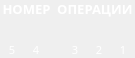
<?xml version="1.0" encoding="UTF-8"?>
<ui version="4.0">
 <class>CommandDecoderWidget</class>
 <widget class="QWidget" name="CommandDecoderWidget">
  <property name="geometry">
   <rect>
    <x>0</x>
    <y>0</y>
    <width>135</width>
    <height>58</height>
   </rect>
  </property>
  <property name="font">
   <font>
    <family>Sans Serif</family>
    <pointsize>8</pointsize>
   </font>
  </property>
  <property name="windowTitle">
   <string>CommandDecoderWidget</string>
  </property>
  <layout class="QVBoxLayout" name="verticalLayout">
   <property name="spacing">
    <number>0</number>
   </property>
   <property name="leftMargin">
    <number>0</number>
   </property>
   <property name="topMargin">
    <number>0</number>
   </property>
   <property name="rightMargin">
    <number>0</number>
   </property>
   <property name="bottomMargin">
    <number>0</number>
   </property>
   <item>
    <widget class="QLabel" name="label_38">
     <property name="palette">
      <palette>
       <active>
        <colorrole role="WindowText">
         <brush brushstyle="SolidPattern">
          <color alpha="255">
           <red>255</red>
           <green>255</green>
           <blue>255</blue>
          </color>
         </brush>
        </colorrole>
        <colorrole role="Text">
         <brush brushstyle="SolidPattern">
          <color alpha="255">
           <red>255</red>
           <green>255</green>
           <blue>255</blue>
          </color>
         </brush>
        </colorrole>
        <colorrole role="ButtonText">
         <brush brushstyle="SolidPattern">
          <color alpha="255">
           <red>255</red>
           <green>255</green>
           <blue>255</blue>
          </color>
         </brush>
        </colorrole>
       </active>
       <inactive>
        <colorrole role="WindowText">
         <brush brushstyle="SolidPattern">
          <color alpha="255">
           <red>255</red>
           <green>255</green>
           <blue>255</blue>
          </color>
         </brush>
        </colorrole>
        <colorrole role="Text">
         <brush brushstyle="SolidPattern">
          <color alpha="255">
           <red>255</red>
           <green>255</green>
           <blue>255</blue>
          </color>
         </brush>
        </colorrole>
        <colorrole role="ButtonText">
         <brush brushstyle="SolidPattern">
          <color alpha="255">
           <red>255</red>
           <green>255</green>
           <blue>255</blue>
          </color>
         </brush>
        </colorrole>
       </inactive>
       <disabled>
        <colorrole role="WindowText">
         <brush brushstyle="SolidPattern">
          <color alpha="255">
           <red>106</red>
           <green>104</green>
           <blue>100</blue>
          </color>
         </brush>
        </colorrole>
        <colorrole role="Text">
         <brush brushstyle="SolidPattern">
          <color alpha="255">
           <red>106</red>
           <green>104</green>
           <blue>100</blue>
          </color>
         </brush>
        </colorrole>
        <colorrole role="ButtonText">
         <brush brushstyle="SolidPattern">
          <color alpha="255">
           <red>106</red>
           <green>104</green>
           <blue>100</blue>
          </color>
         </brush>
        </colorrole>
       </disabled>
      </palette>
     </property>
     <property name="font">
      <font>
       <family>Sans Serif</family>
       <pointsize>10</pointsize>
       <weight>75</weight>
       <bold>true</bold>
      </font>
     </property>
     <property name="text">
      <string>НОМЕР  ОПЕРАЦИИ</string>
     </property>
     <property name="alignment">
      <set>Qt::AlignCenter</set>
     </property>
    </widget>
   </item>
   <item>
    <layout class="QGridLayout" name="gridLayout">
     <property name="spacing">
      <number>0</number>
     </property>
     <item row="1" column="5">
      <widget class="QLabel" name="label_39">
       <property name="palette">
        <palette>
         <active>
          <colorrole role="WindowText">
           <brush brushstyle="SolidPattern">
            <color alpha="255">
             <red>255</red>
             <green>255</green>
             <blue>255</blue>
            </color>
           </brush>
          </colorrole>
          <colorrole role="Text">
           <brush brushstyle="SolidPattern">
            <color alpha="255">
             <red>255</red>
             <green>255</green>
             <blue>255</blue>
            </color>
           </brush>
          </colorrole>
          <colorrole role="ButtonText">
           <brush brushstyle="SolidPattern">
            <color alpha="255">
             <red>255</red>
             <green>255</green>
             <blue>255</blue>
            </color>
           </brush>
          </colorrole>
         </active>
         <inactive>
          <colorrole role="WindowText">
           <brush brushstyle="SolidPattern">
            <color alpha="255">
             <red>255</red>
             <green>255</green>
             <blue>255</blue>
            </color>
           </brush>
          </colorrole>
          <colorrole role="Text">
           <brush brushstyle="SolidPattern">
            <color alpha="255">
             <red>255</red>
             <green>255</green>
             <blue>255</blue>
            </color>
           </brush>
          </colorrole>
          <colorrole role="ButtonText">
           <brush brushstyle="SolidPattern">
            <color alpha="255">
             <red>255</red>
             <green>255</green>
             <blue>255</blue>
            </color>
           </brush>
          </colorrole>
         </inactive>
         <disabled>
          <colorrole role="WindowText">
           <brush brushstyle="SolidPattern">
            <color alpha="255">
             <red>106</red>
             <green>104</green>
             <blue>100</blue>
            </color>
           </brush>
          </colorrole>
          <colorrole role="Text">
           <brush brushstyle="SolidPattern">
            <color alpha="255">
             <red>106</red>
             <green>104</green>
             <blue>100</blue>
            </color>
           </brush>
          </colorrole>
          <colorrole role="ButtonText">
           <brush brushstyle="SolidPattern">
            <color alpha="255">
             <red>106</red>
             <green>104</green>
             <blue>100</blue>
            </color>
           </brush>
          </colorrole>
         </disabled>
        </palette>
       </property>
       <property name="font">
        <font>
         <family>Sans Serif</family>
         <pointsize>8</pointsize>
         <weight>50</weight>
         <bold>false</bold>
        </font>
       </property>
       <property name="text">
        <string>1</string>
       </property>
       <property name="alignment">
        <set>Qt::AlignCenter</set>
       </property>
      </widget>
     </item>
     <item row="0" column="4">
      <widget class="QLabel" name="lamp1">
       <property name="minimumSize">
        <size>
         <width>24</width>
         <height>24</height>
        </size>
       </property>
       <property name="maximumSize">
        <size>
         <width>24</width>
         <height>24</height>
        </size>
       </property>
       <property name="frameShape">
        <enum>QFrame::NoFrame</enum>
       </property>
       <property name="frameShadow">
        <enum>QFrame::Raised</enum>
       </property>
       <property name="text">
        <string/>
       </property>
       <property name="pixmap">
        <pixmap resource="изображения.qrc">:/Изображения/lamp_off.png</pixmap>
       </property>
       <property name="scaledContents">
        <bool>false</bool>
       </property>
      </widget>
     </item>
     <item row="0" column="5">
      <widget class="QLabel" name="lamp0">
       <property name="minimumSize">
        <size>
         <width>24</width>
         <height>24</height>
        </size>
       </property>
       <property name="maximumSize">
        <size>
         <width>24</width>
         <height>24</height>
        </size>
       </property>
       <property name="frameShape">
        <enum>QFrame::NoFrame</enum>
       </property>
       <property name="frameShadow">
        <enum>QFrame::Raised</enum>
       </property>
       <property name="text">
        <string/>
       </property>
       <property name="pixmap">
        <pixmap resource="изображения.qrc">:/Изображения/lamp_off.png</pixmap>
       </property>
       <property name="scaledContents">
        <bool>false</bool>
       </property>
      </widget>
     </item>
     <item row="1" column="0">
      <widget class="QLabel" name="label_43">
       <property name="palette">
        <palette>
         <active>
          <colorrole role="WindowText">
           <brush brushstyle="SolidPattern">
            <color alpha="255">
             <red>255</red>
             <green>255</green>
             <blue>255</blue>
            </color>
           </brush>
          </colorrole>
          <colorrole role="Text">
           <brush brushstyle="SolidPattern">
            <color alpha="255">
             <red>255</red>
             <green>255</green>
             <blue>255</blue>
            </color>
           </brush>
          </colorrole>
          <colorrole role="ButtonText">
           <brush brushstyle="SolidPattern">
            <color alpha="255">
             <red>255</red>
             <green>255</green>
             <blue>255</blue>
            </color>
           </brush>
          </colorrole>
         </active>
         <inactive>
          <colorrole role="WindowText">
           <brush brushstyle="SolidPattern">
            <color alpha="255">
             <red>255</red>
             <green>255</green>
             <blue>255</blue>
            </color>
           </brush>
          </colorrole>
          <colorrole role="Text">
           <brush brushstyle="SolidPattern">
            <color alpha="255">
             <red>255</red>
             <green>255</green>
             <blue>255</blue>
            </color>
           </brush>
          </colorrole>
          <colorrole role="ButtonText">
           <brush brushstyle="SolidPattern">
            <color alpha="255">
             <red>255</red>
             <green>255</green>
             <blue>255</blue>
            </color>
           </brush>
          </colorrole>
         </inactive>
         <disabled>
          <colorrole role="WindowText">
           <brush brushstyle="SolidPattern">
            <color alpha="255">
             <red>106</red>
             <green>104</green>
             <blue>100</blue>
            </color>
           </brush>
          </colorrole>
          <colorrole role="Text">
           <brush brushstyle="SolidPattern">
            <color alpha="255">
             <red>106</red>
             <green>104</green>
             <blue>100</blue>
            </color>
           </brush>
          </colorrole>
          <colorrole role="ButtonText">
           <brush brushstyle="SolidPattern">
            <color alpha="255">
             <red>106</red>
             <green>104</green>
             <blue>100</blue>
            </color>
           </brush>
          </colorrole>
         </disabled>
        </palette>
       </property>
       <property name="font">
        <font>
         <family>Sans Serif</family>
         <pointsize>8</pointsize>
         <weight>50</weight>
         <bold>false</bold>
        </font>
       </property>
       <property name="text">
        <string>5</string>
       </property>
       <property name="alignment">
        <set>Qt::AlignCenter</set>
       </property>
      </widget>
     </item>
     <item row="0" column="2">
      <spacer name="horizontalSpacer_10">
       <property name="orientation">
        <enum>Qt::Horizontal</enum>
       </property>
       <property name="sizeHint" stdset="0">
        <size>
         <width>40</width>
         <height>20</height>
        </size>
       </property>
      </spacer>
     </item>
     <item row="0" column="1">
      <widget class="QLabel" name="lamp3">
       <property name="minimumSize">
        <size>
         <width>24</width>
         <height>24</height>
        </size>
       </property>
       <property name="maximumSize">
        <size>
         <width>24</width>
         <height>24</height>
        </size>
       </property>
       <property name="frameShape">
        <enum>QFrame::NoFrame</enum>
       </property>
       <property name="frameShadow">
        <enum>QFrame::Raised</enum>
       </property>
       <property name="lineWidth">
        <number>0</number>
       </property>
       <property name="text">
        <string/>
       </property>
       <property name="pixmap">
        <pixmap resource="изображения.qrc">:/Изображения/lamp_off.png</pixmap>
       </property>
       <property name="scaledContents">
        <bool>false</bool>
       </property>
       <property name="indent">
        <number>0</number>
       </property>
      </widget>
     </item>
     <item row="0" column="3">
      <widget class="QLabel" name="lamp2">
       <property name="minimumSize">
        <size>
         <width>24</width>
         <height>24</height>
        </size>
       </property>
       <property name="maximumSize">
        <size>
         <width>24</width>
         <height>24</height>
        </size>
       </property>
       <property name="frameShape">
        <enum>QFrame::NoFrame</enum>
       </property>
       <property name="frameShadow">
        <enum>QFrame::Raised</enum>
       </property>
       <property name="text">
        <string/>
       </property>
       <property name="pixmap">
        <pixmap resource="изображения.qrc">:/Изображения/lamp_on.png</pixmap>
       </property>
       <property name="scaledContents">
        <bool>false</bool>
       </property>
      </widget>
     </item>
     <item row="0" column="0">
      <widget class="QLabel" name="lamp4">
       <property name="minimumSize">
        <size>
         <width>24</width>
         <height>24</height>
        </size>
       </property>
       <property name="maximumSize">
        <size>
         <width>24</width>
         <height>24</height>
        </size>
       </property>
       <property name="frameShape">
        <enum>QFrame::NoFrame</enum>
       </property>
       <property name="frameShadow">
        <enum>QFrame::Raised</enum>
       </property>
       <property name="text">
        <string/>
       </property>
       <property name="pixmap">
        <pixmap resource="изображения.qrc">:/Изображения/lamp_off.png</pixmap>
       </property>
       <property name="scaledContents">
        <bool>false</bool>
       </property>
      </widget>
     </item>
     <item row="1" column="4">
      <widget class="QLabel" name="label_40">
       <property name="palette">
        <palette>
         <active>
          <colorrole role="WindowText">
           <brush brushstyle="SolidPattern">
            <color alpha="255">
             <red>255</red>
             <green>255</green>
             <blue>255</blue>
            </color>
           </brush>
          </colorrole>
          <colorrole role="Text">
           <brush brushstyle="SolidPattern">
            <color alpha="255">
             <red>255</red>
             <green>255</green>
             <blue>255</blue>
            </color>
           </brush>
          </colorrole>
          <colorrole role="ButtonText">
           <brush brushstyle="SolidPattern">
            <color alpha="255">
             <red>255</red>
             <green>255</green>
             <blue>255</blue>
            </color>
           </brush>
          </colorrole>
         </active>
         <inactive>
          <colorrole role="WindowText">
           <brush brushstyle="SolidPattern">
            <color alpha="255">
             <red>255</red>
             <green>255</green>
             <blue>255</blue>
            </color>
           </brush>
          </colorrole>
          <colorrole role="Text">
           <brush brushstyle="SolidPattern">
            <color alpha="255">
             <red>255</red>
             <green>255</green>
             <blue>255</blue>
            </color>
           </brush>
          </colorrole>
          <colorrole role="ButtonText">
           <brush brushstyle="SolidPattern">
            <color alpha="255">
             <red>255</red>
             <green>255</green>
             <blue>255</blue>
            </color>
           </brush>
          </colorrole>
         </inactive>
         <disabled>
          <colorrole role="WindowText">
           <brush brushstyle="SolidPattern">
            <color alpha="255">
             <red>106</red>
             <green>104</green>
             <blue>100</blue>
            </color>
           </brush>
          </colorrole>
          <colorrole role="Text">
           <brush brushstyle="SolidPattern">
            <color alpha="255">
             <red>106</red>
             <green>104</green>
             <blue>100</blue>
            </color>
           </brush>
          </colorrole>
          <colorrole role="ButtonText">
           <brush brushstyle="SolidPattern">
            <color alpha="255">
             <red>106</red>
             <green>104</green>
             <blue>100</blue>
            </color>
           </brush>
          </colorrole>
         </disabled>
        </palette>
       </property>
       <property name="font">
        <font>
         <family>Sans Serif</family>
         <pointsize>8</pointsize>
         <weight>50</weight>
         <bold>false</bold>
        </font>
       </property>
       <property name="text">
        <string>2</string>
       </property>
       <property name="alignment">
        <set>Qt::AlignCenter</set>
       </property>
      </widget>
     </item>
     <item row="1" column="3">
      <widget class="QLabel" name="label_41">
       <property name="palette">
        <palette>
         <active>
          <colorrole role="WindowText">
           <brush brushstyle="SolidPattern">
            <color alpha="255">
             <red>255</red>
             <green>255</green>
             <blue>255</blue>
            </color>
           </brush>
          </colorrole>
          <colorrole role="Text">
           <brush brushstyle="SolidPattern">
            <color alpha="255">
             <red>255</red>
             <green>255</green>
             <blue>255</blue>
            </color>
           </brush>
          </colorrole>
          <colorrole role="ButtonText">
           <brush brushstyle="SolidPattern">
            <color alpha="255">
             <red>255</red>
             <green>255</green>
             <blue>255</blue>
            </color>
           </brush>
          </colorrole>
         </active>
         <inactive>
          <colorrole role="WindowText">
           <brush brushstyle="SolidPattern">
            <color alpha="255">
             <red>255</red>
             <green>255</green>
             <blue>255</blue>
            </color>
           </brush>
          </colorrole>
          <colorrole role="Text">
           <brush brushstyle="SolidPattern">
            <color alpha="255">
             <red>255</red>
             <green>255</green>
             <blue>255</blue>
            </color>
           </brush>
          </colorrole>
          <colorrole role="ButtonText">
           <brush brushstyle="SolidPattern">
            <color alpha="255">
             <red>255</red>
             <green>255</green>
             <blue>255</blue>
            </color>
           </brush>
          </colorrole>
         </inactive>
         <disabled>
          <colorrole role="WindowText">
           <brush brushstyle="SolidPattern">
            <color alpha="255">
             <red>106</red>
             <green>104</green>
             <blue>100</blue>
            </color>
           </brush>
          </colorrole>
          <colorrole role="Text">
           <brush brushstyle="SolidPattern">
            <color alpha="255">
             <red>106</red>
             <green>104</green>
             <blue>100</blue>
            </color>
           </brush>
          </colorrole>
          <colorrole role="ButtonText">
           <brush brushstyle="SolidPattern">
            <color alpha="255">
             <red>106</red>
             <green>104</green>
             <blue>100</blue>
            </color>
           </brush>
          </colorrole>
         </disabled>
        </palette>
       </property>
       <property name="font">
        <font>
         <family>Sans Serif</family>
         <pointsize>8</pointsize>
         <weight>50</weight>
         <bold>false</bold>
        </font>
       </property>
       <property name="text">
        <string>3</string>
       </property>
       <property name="alignment">
        <set>Qt::AlignCenter</set>
       </property>
      </widget>
     </item>
     <item row="1" column="1">
      <widget class="QLabel" name="label_42">
       <property name="palette">
        <palette>
         <active>
          <colorrole role="WindowText">
           <brush brushstyle="SolidPattern">
            <color alpha="255">
             <red>255</red>
             <green>255</green>
             <blue>255</blue>
            </color>
           </brush>
          </colorrole>
          <colorrole role="Text">
           <brush brushstyle="SolidPattern">
            <color alpha="255">
             <red>255</red>
             <green>255</green>
             <blue>255</blue>
            </color>
           </brush>
          </colorrole>
          <colorrole role="ButtonText">
           <brush brushstyle="SolidPattern">
            <color alpha="255">
             <red>255</red>
             <green>255</green>
             <blue>255</blue>
            </color>
           </brush>
          </colorrole>
         </active>
         <inactive>
          <colorrole role="WindowText">
           <brush brushstyle="SolidPattern">
            <color alpha="255">
             <red>255</red>
             <green>255</green>
             <blue>255</blue>
            </color>
           </brush>
          </colorrole>
          <colorrole role="Text">
           <brush brushstyle="SolidPattern">
            <color alpha="255">
             <red>255</red>
             <green>255</green>
             <blue>255</blue>
            </color>
           </brush>
          </colorrole>
          <colorrole role="ButtonText">
           <brush brushstyle="SolidPattern">
            <color alpha="255">
             <red>255</red>
             <green>255</green>
             <blue>255</blue>
            </color>
           </brush>
          </colorrole>
         </inactive>
         <disabled>
          <colorrole role="WindowText">
           <brush brushstyle="SolidPattern">
            <color alpha="255">
             <red>106</red>
             <green>104</green>
             <blue>100</blue>
            </color>
           </brush>
          </colorrole>
          <colorrole role="Text">
           <brush brushstyle="SolidPattern">
            <color alpha="255">
             <red>106</red>
             <green>104</green>
             <blue>100</blue>
            </color>
           </brush>
          </colorrole>
          <colorrole role="ButtonText">
           <brush brushstyle="SolidPattern">
            <color alpha="255">
             <red>106</red>
             <green>104</green>
             <blue>100</blue>
            </color>
           </brush>
          </colorrole>
         </disabled>
        </palette>
       </property>
       <property name="font">
        <font>
         <family>Sans Serif</family>
         <pointsize>8</pointsize>
         <weight>50</weight>
         <bold>false</bold>
        </font>
       </property>
       <property name="text">
        <string>4</string>
       </property>
       <property name="alignment">
        <set>Qt::AlignCenter</set>
       </property>
      </widget>
     </item>
    </layout>
   </item>
  </layout>
 </widget>
 <resources>
  <include location="изображения.qrc"/>
 </resources>
 <connections/>
</ui>
